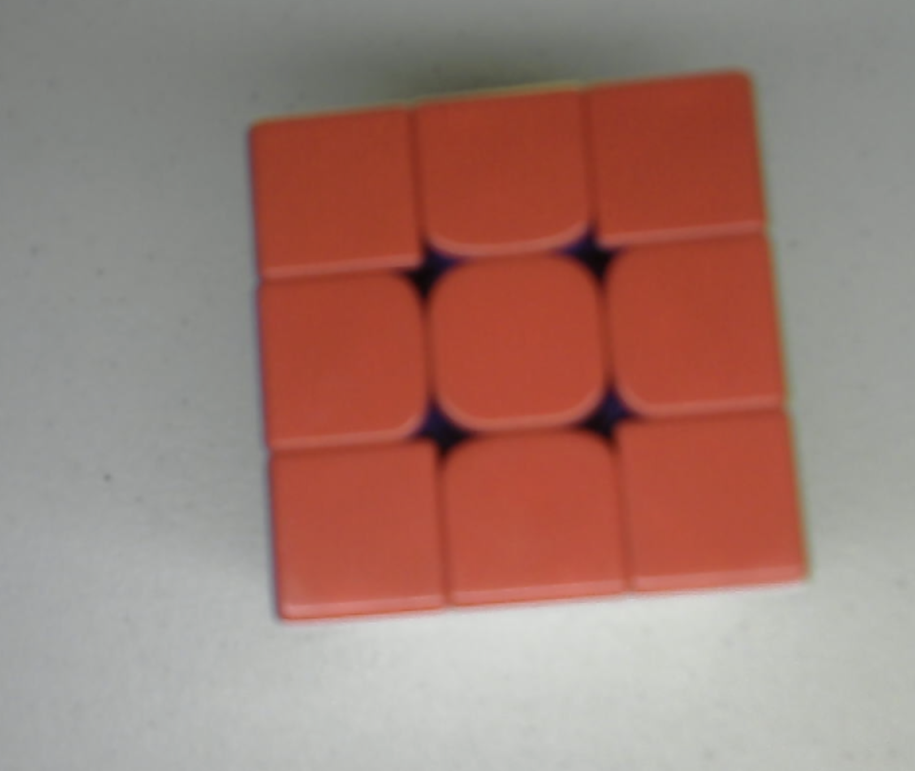
#> input picture Photos/red.png, 915 x 771 px, shrunk from 1406 x 1184 before the run
$ python contours.py
#> lines starting #> are read from the running program, lines starting #| are printed output that depends on the picture; after the words box and inside, x2 and y2 are one past the last pixel; in counts of white or black regions, pixels touching at a corner belong together
import cv2 as cv
import numpy as np

img = cv.imread('Photos/red.png')
#> img is the input picture: shape (771, 915, 3); mean B, G, R 117.2, 126.2, 160.2

cv.imshow("image", img)

blank = np.zeros(img.shape, dtype='uint8')
cv.imshow("Blank", blank)

grayscale = cv.cvtColor(img, cv.COLOR_BGR2GRAY)
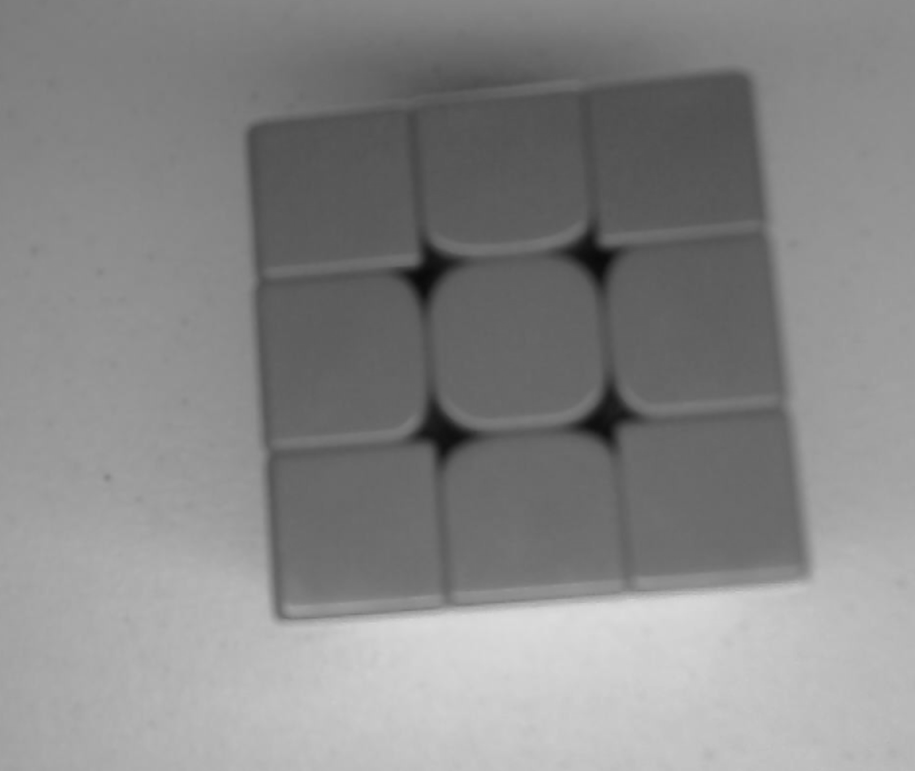
#> grayscale: shape (771, 915); min 9, max 219, mean 135.3
cv.imshow("grayscale", grayscale)

blur = cv.GaussianBlur(grayscale, (3,3), cv.BORDER_DEFAULT)
cv.imshow("blur", blur)

ret, thresh = cv.threshold(grayscale, 20, 255, cv.THRESH_BINARY)
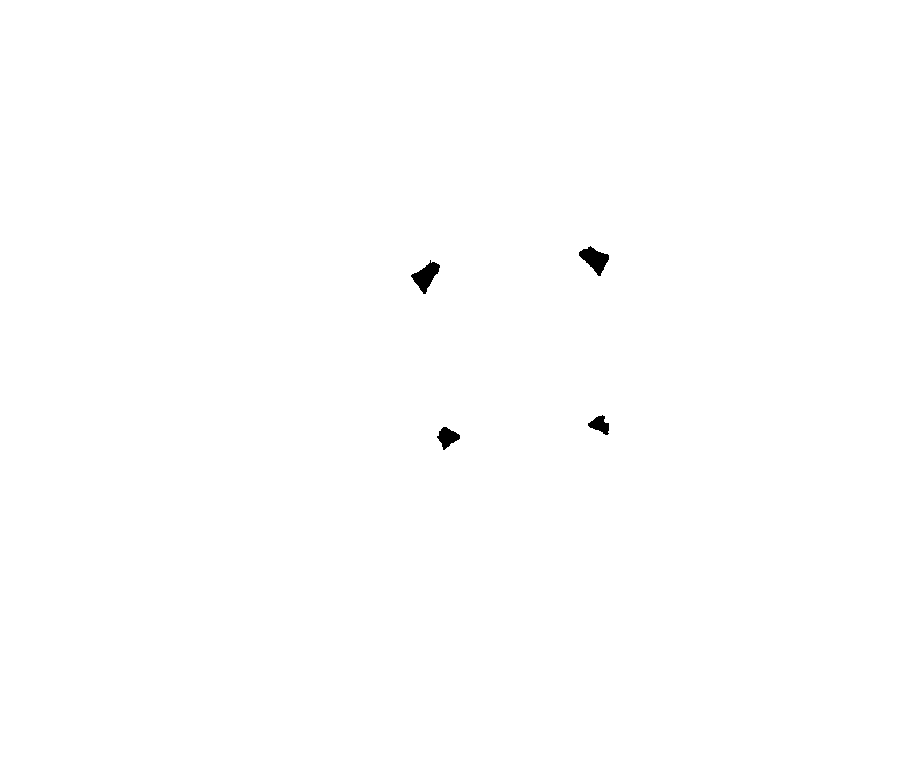
#> thresh: shape (771, 915); 99.8% white; 4 black regions

cv.imshow("thresh", thresh)
contours, hierarchies = cv.findContours(thresh, cv.RETR_LIST, cv.CHAIN_APPROX_SIMPLE)
#> contours = 5 contours; box (x1, y1, x2, y2) and area: (0, 0, 915, 771) 703780, (578, 245, 610, 277) 508, (410, 259, 441, 295) 502, (436, 426, 461, 451) 326, (587, 414, 610, 436) 270

cv.drawContours(blank, contours, -1, (0,0,255),2)
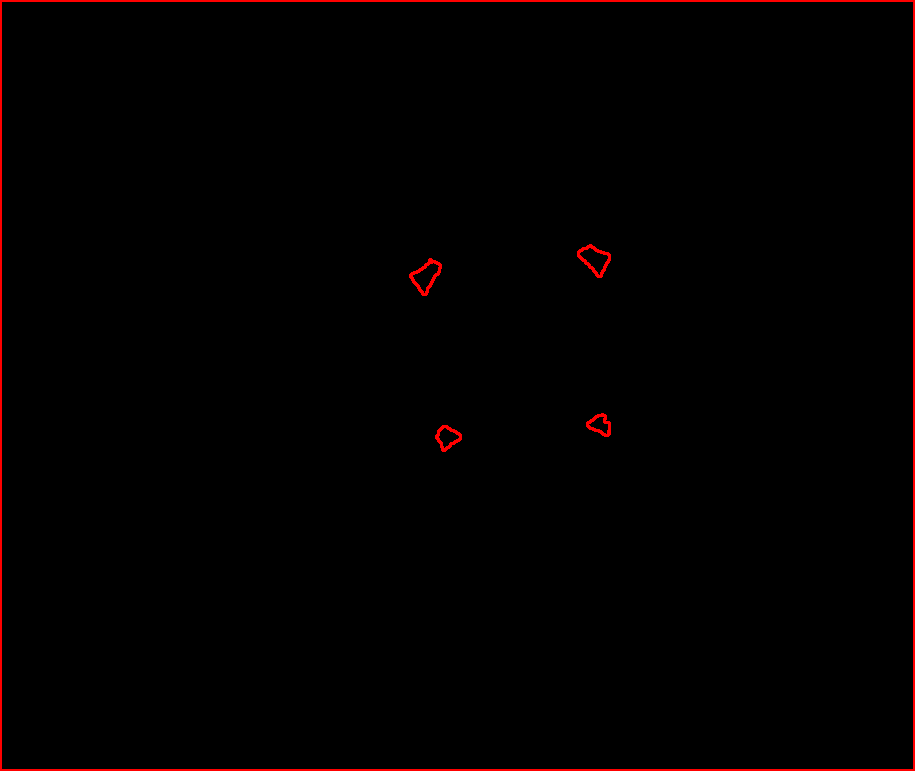
#> blank: shape (771, 915, 3); mean of channels 0, 1, 2 0, 0, 2.9; drawn as B, G, R
cv.imshow("Contours Drawn", blank)

print(f"{len(contours)} contours found")
#| 5 contours found

cv.waitKey(0)

$ run again, with Photos/cube.png copied over Photos/red.png
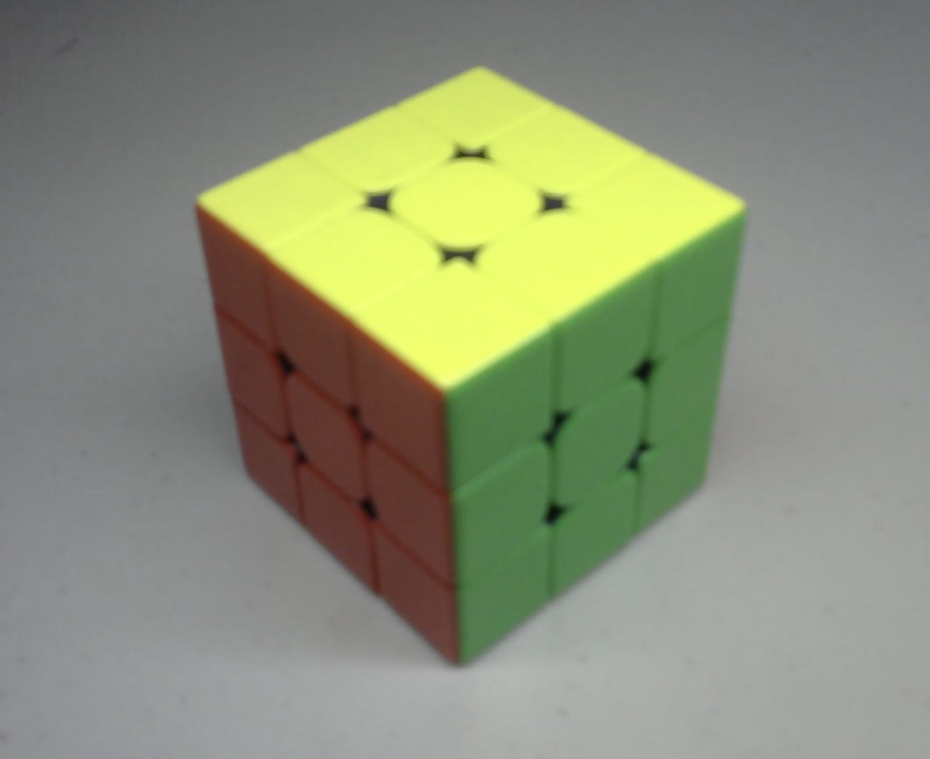
#> input picture Photos/cube.png, 930 x 759 px, shrunk from 1534 x 1252 before the run
#> img is the input picture: shape (759, 930, 3); mean B, G, R 120.2, 144.3, 139.7
#> `grayscale = cv.cvtColor(img, cv.COLOR_BGR2GRAY)`:
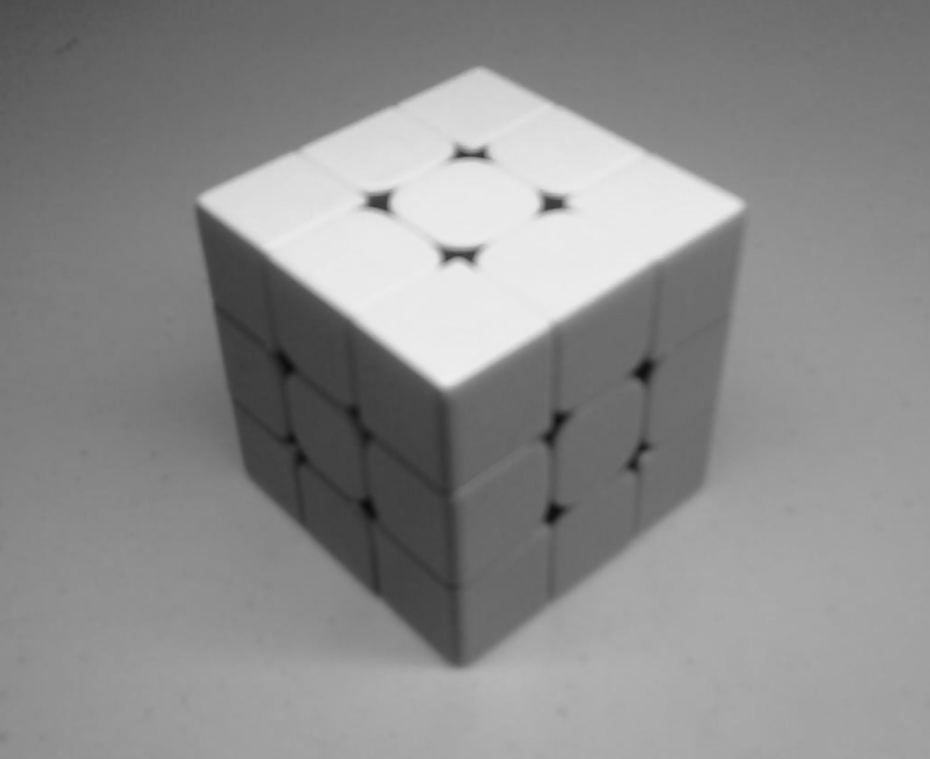
#> grayscale: shape (759, 930); min 12, max 239, mean 140.1
#> thresh: shape (759, 930); 100% white; 5 black regions (1 under 20 px)
#> contours = 6 contours, 1 with area under 20; largest, box (x1, y1, x2, y2) and area: (0, 0, 930, 759) 704182, (280, 355, 292, 372) 84, (363, 501, 373, 516) 78, (549, 508, 559, 520) 58, (639, 365, 648, 377) 54
#> `cv.drawContours(blank, contours, -1, (0,0,255),2)`:
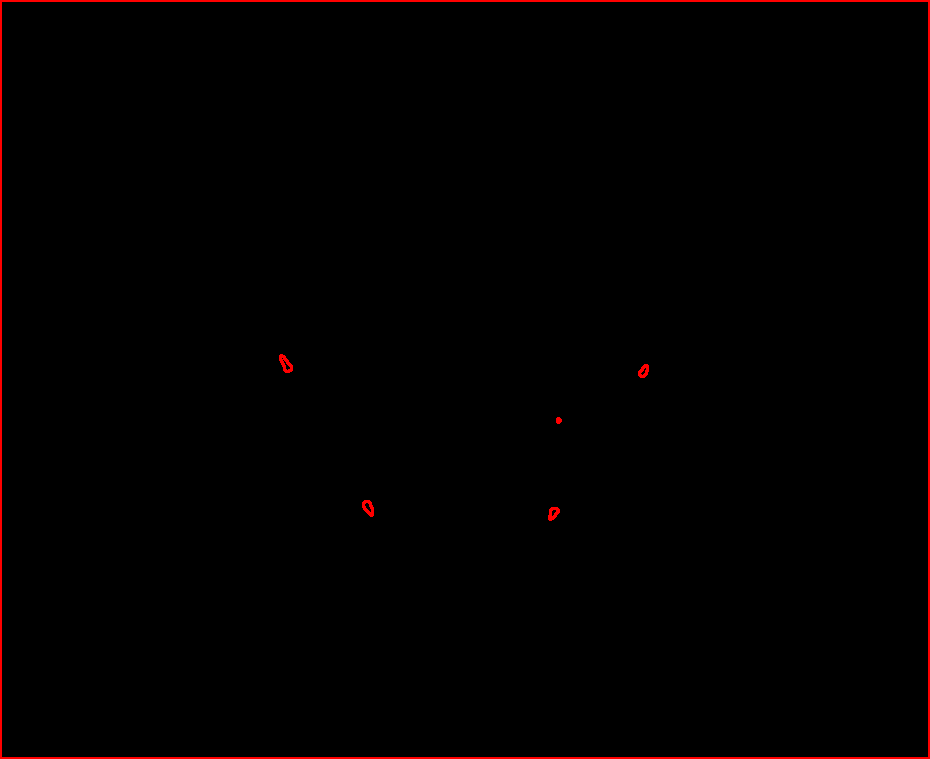
#> blank: shape (759, 930, 3); mean of channels 0, 1, 2 0, 0, 2.6; drawn as B, G, R
#| 6 contours found
